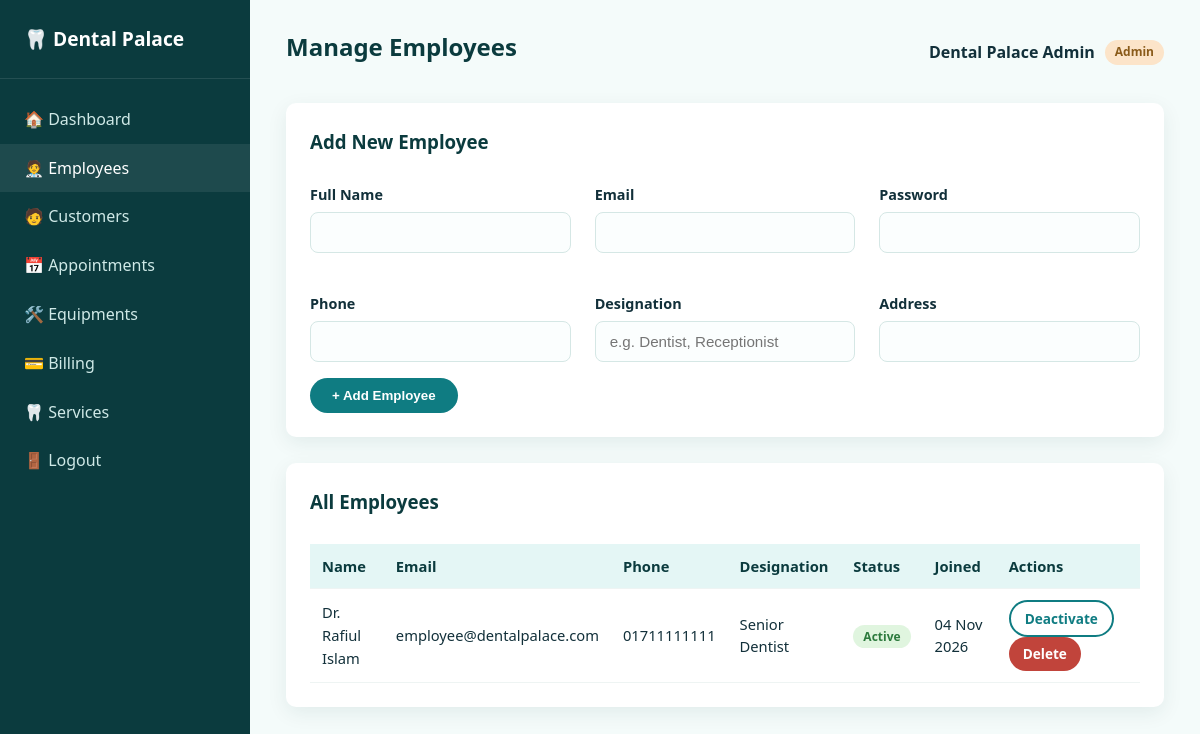
Page /admin/employees.php (signed in) on the committed database.
### tables this page shows
CREATE TABLE users (
    id INT AUTO_INCREMENT PRIMARY KEY,
    name VARCHAR(100) NOT NULL,
    email VARCHAR(150) NOT NULL UNIQUE,
    password VARCHAR(255) NOT NULL,
    role ENUM('admin','employee','customer') NOT NULL DEFAULT 'customer',
    phone VARCHAR(20) DEFAULT NULL,
    address VARCHAR(255) DEFAULT NULL,
    designation VARCHAR(100) DEFAULT NULL,    
    status ENUM('active','inactive') NOT NULL DEFAULT 'active',
    created_at TIMESTAMP DEFAULT CURRENT_TIMESTAMP
);

### includes/auth.php (called while the page is built, shortened)
<?php
function h($str) {
    return htmlspecialchars($str ?? '', ENT_QUOTES, 'UTF-8');
}

### admin/employees.php (the view, shortened to what this page needs)
<?php
require_once __DIR__ . '/../includes/auth.php';
$employees = $conn->query("SELECT * FROM users WHERE role='employee' ORDER BY created_at DESC");
require_once __DIR__ . '/../includes/dash_header.php';
?>
<div class="panel">
  <div class="panel-head"><h3>Add New Employee</h3></div>
  <form method="POST">
    <div class="grid grid-3">
      <div class="form-group"><label>Full Name</label><input type="text" name="name" class="form-control" required></div>
      <div class="form-group"><label>Email</label><input type="email" name="email" class="form-control" required></div>
      <div class="form-group"><label>Password</label><input type="password" name="password" class="form-control" required></div>
      <div class="form-group"><label>Phone</label><input type="text" name="phone" class="form-control"></div>
      <div class="form-group"><label>Designation</label><input type="text" name="designation" class="form-control" placeholder="e.g. Dentist, Receptionist"></div>
      <div class="form-group"><label>Address</label><input type="text" name="address" class="form-control"></div>
    </div>
    <button type="submit" class="btn">+ Add Employee</button>
  </form>
</div>
<div class="panel">
  <div class="panel-head"><h3>All Employees</h3></div>
  <table>
    <tr><th>Name</th><th>Email</th><th>Phone</th><th>Designation</th><th>Status</th><th>Joined</th><th>Actions</th></tr>
    <?php if ($employees->num_rows === 0): ?>
      <tr><td colspan="7" class="empty-state">No employees added yet.</td></tr>
    <?php else: while ($e = $employees->fetch_assoc()): ?>
      <tr>
        <td><?php echo h($e['name']); ?></td>
        <td><?php echo h($e['email']); ?></td>
        <td><?php echo h($e['phone']); ?></td>
        <td><?php echo h($e['designation']); ?></td>
        <td><span class="status status-<?php echo $e['status']; ?>"><?php echo $e['status']; ?></span></td>
        <td><?php echo h(date('d M Y', strtotime($e['created_at']))); ?></td>
        <td class="actions">
          <a href="?toggle=<?php echo $e['id']; ?>" class="btn btn-sm btn-outline"><?php echo $e['status']==='active' ? 'Deactivate' : 'Activate'; ?></a>
          <a href="?delete=<?php echo $e['id']; ?>" class="btn btn-sm btn-danger" data-confirm="Remove this employee?">Delete</a>
        </td>
      </tr>
    <?php endwhile; endif; ?>
  </table>
</div>
<?php require_once __DIR__ . '/../includes/dash_footer.php'; ?>

### assets/css/style.css (style rules this page uses)
:root { --teal-900:#0b3b3e; --teal-700:#0f7c82; --teal-500:#17a6ad; --teal-100:#e4f6f5; --mint-bg:#f4fbfa; --navy:#12303a; --ink-soft:#5b7b83; --white:#ffffff; --amber:#e0a63e; --danger:#c1443b; --success:#2f9e63; --radius:10px; --shadow:0 6px 20px rgba(15,60,64,0.08); font-family:'Segoe UI', 'Poppins', Arial, sans-serif; }
* { box-sizing:border-box; }
body { margin:0; background:var(--mint-bg); color:var(--navy); line-height:1.55; }
h1,h2,h3,h4 { font-family:'Poppins','Segoe UI',sans-serif; color:var(--teal-900); margin:0 0 .5em; }
a { color:var(--teal-700); text-decoration:none; }
.btn { display:inline-block; padding:10px 22px; border-radius:30px; border:none; background:var(--teal-700); color:#fff; font-weight:600; cursor:pointer; transition:.2s; text-align:center; }
.btn-outline { background:transparent; color:var(--teal-700); border:2px solid var(--teal-700); }
.btn-danger { background:var(--danger); }
.btn-sm { padding:6px 14px; font-size:.85rem; border-radius:20px; }
.grid { display:grid; gap:24px; }
.grid-3 { grid-template-columns:repeat(auto-fit, minmax(240px,1fr)); }
.form-group { margin-bottom:16px; }
.form-group label { display:block; margin-bottom:6px; font-weight:600; font-size:.9rem; }
.form-control { width:100%; padding:11px 14px; border:1px solid #d5e7e5; border-radius:8px; font-size:.95rem; background:#fbfefe; }
.panel { background:#fff; border-radius:var(--radius); box-shadow:var(--shadow); padding:24px; margin-bottom:26px; }
.panel-head { display:flex; justify-content:space-between; align-items:center; margin-bottom:18px; flex-wrap:wrap; gap:10px; }
table { width:100%; border-collapse:collapse; font-size:.92rem; }
th,td { padding:11px 12px; text-align:left; border-bottom:1px solid #eef4f3; }
th { background:var(--teal-100); color:var(--teal-900); font-weight:700; }
.status { padding:3px 10px; border-radius:20px; font-size:.75rem; font-weight:700; text-transform:capitalize; }
.status-completed, .status-paid, .status-working, .status-active { background:#e0f5df; color:#2c7a3d; }
.actions a, .actions button { margin-right:6px; }

### rows in the picture
users: name "Dr. Rafiul Islam", email "employee@dentalpalace.com", phone "01711111111", designation "Senior Dentist", status "Active", created_at "04 Nov 2026", shows "Deactivate"

### other values in the picture
$item[0] "🏠 Dashboard"
$item[0] "🧑‍⚕️ Employees"
$item[0] "🧑 Customers"
$item[0] "📅 Appointments"
$item[0] "🛠️ Equipments"
$item[0] "💳 Billing"
$item[0] "🦷 Services"
$pageTitle "Manage Employees"
$u['name'] "Dental Palace Admin"
$role "Admin"
